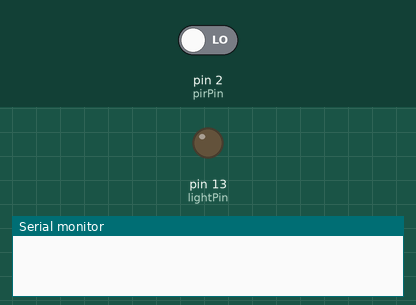
This sketch was run on a simulated Arduino Uno, built with avr-gcc and run on an emulated ATmega328P. Parts: output pins drawn as LEDs (lit = HIGH), the last lines printed to the serial monitor. Inputs (shaded band) come from the test bench; at power-on: pin 2 (pirPin) LOW.

Above: at 1.2 s.
1.3 s: pin 2 (pirPin) driven HIGH
At 2.1 s:
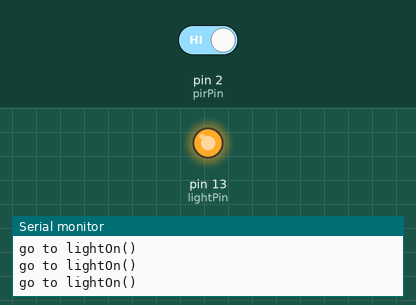
2.8 s: pin 2 (pirPin) driven LOW
Timing chart, 0 to 5.8 s (numbered marks = the images above; inputs shaded):
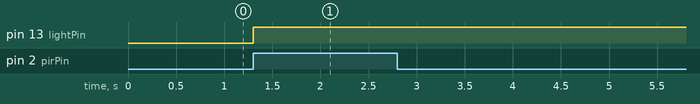

The sketch:

Master_Code.ino
```cpp
/* AUTOMATIODUINO 0.1
 *  FOR 1 LIGHT (Pin 13)
 *
 *  Functions include:
 *    1. Motion sensor (pin 2)
*/

// defining pins
const unsigned int pirPin = 2; // Light sensor
const unsigned int lightPin = 13; // Output for light

bool sensorDetect;

// VARIABLES FOR MOTION SENSOR
int offTimer = 60; // time in secs before sensor would have to be retriggered
int countdown = offTimer; // for countdown of timer

void setup() {
  pinMode(pirPin, INPUT);
  pinMode(lightPin, OUTPUT);

  digitalWrite(lightPin, LOW);

  Serial.begin(9600);
}

void loop() {
  checkMovement();
}

// --------------------------- //
// FUNCTIONS FOR MOTION SENSOR //
// --------------------------- //

// MOTION SENSOR FUNCTIONS:
// 1. lightOn()     : countdown until light turns off
// 2. lightOff()    : to turn off the light
// 3. checkMovement : to check for movement

void lightOn() {
  for (countdown = offTimer; countdown > 0; countdown--) {
    digitalWrite(lightPin, HIGH);
    checkMovement();

    Serial.println(countdown);
    delay(1000);
  }

  Serial.println("Go to lightOff()");
  lightOff();
}

void lightOff() {
  digitalWrite(lightPin, LOW);

  checkMovement();
}

void checkMovement() {
  if (digitalRead(pirPin) == HIGH) {
    Serial.println("go to lightOn()");

    lightOn();
  }
}
```

Measured:
- after the input at 1.3 s, pin 13 (lightPin): LOW → HIGH at once
